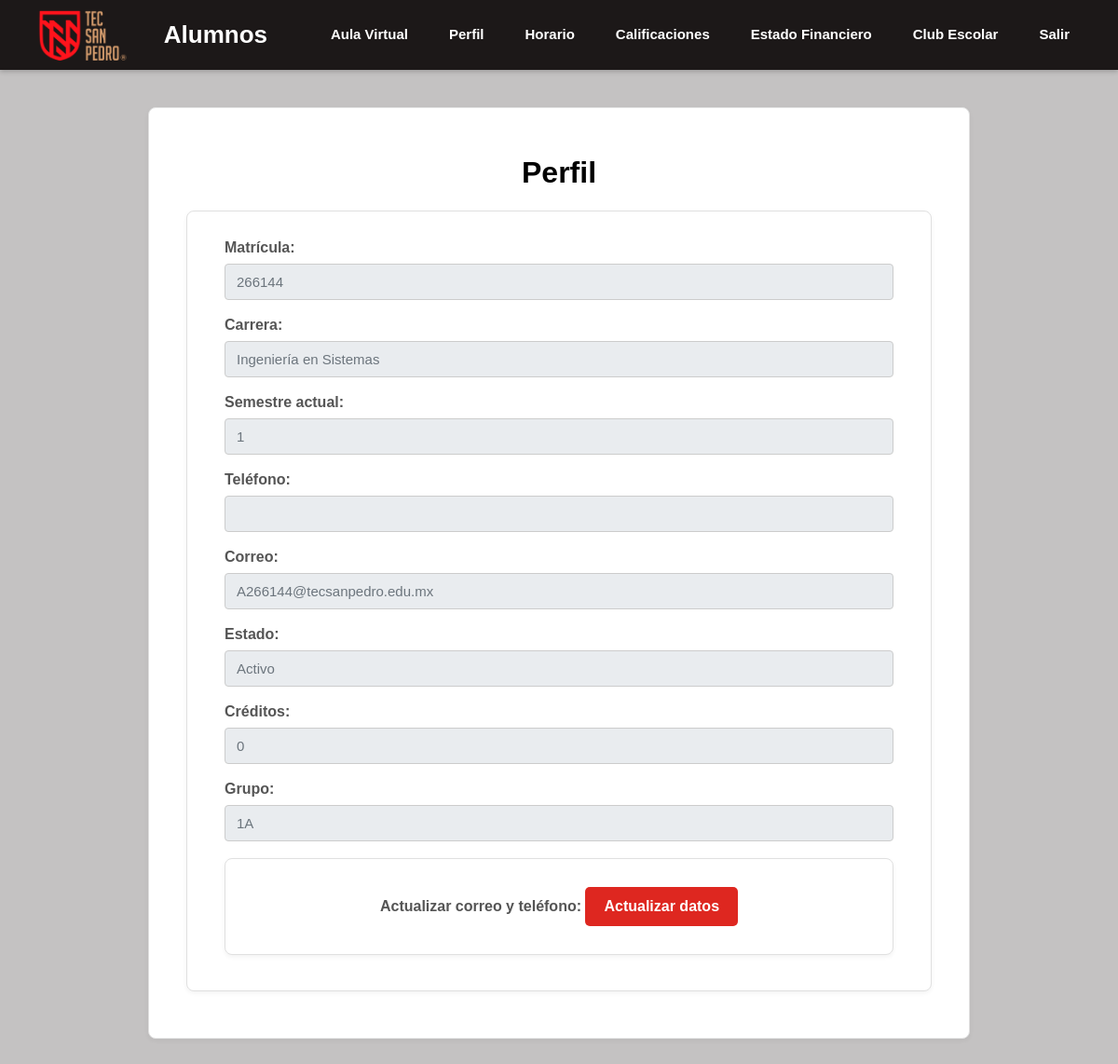
The page /alumnos/perfil.php (signed in) on the database its author committed.
### tables this page shows
CREATE TABLE IF NOT EXISTS `alumnos` (
  `id_alumno` int(11) NOT NULL AUTO_INCREMENT,
  `id_usuario` int(11) DEFAULT NULL,
  `matricula` int(11) DEFAULT NULL,
  `carrera` varchar(255) DEFAULT NULL,
  `semestre_actual` int(11) DEFAULT NULL,
  `telefono` varchar(10) DEFAULT NULL,
  `estatus` varchar(20) DEFAULT NULL,
  `creditos` int(11) DEFAULT NULL,
  `id_grupo` int(11) DEFAULT NULL,
  `id_horario` int(11) DEFAULT NULL,
  `nombre_completo` varchar(255) DEFAULT NULL,
  PRIMARY KEY (`id_alumno`),
  KEY `id_usuario` (`id_usuario`),
  KEY `idgrupo_fk` (`id_grupo`),
  KEY `idhorario_fk` (`id_horario`),
  CONSTRAINT `alumnos_ibfk_1` FOREIGN KEY (`id_usuario`) REFERENCES `usuarios` (`id_usuario`),
  CONSTRAINT `idgrupo_fk` FOREIGN KEY (`id_grupo`) REFERENCES `grupos` (`id_grupo`),
  CONSTRAINT `idhorario_fk` FOREIGN KEY (`id_horario`) REFERENCES `horarios` (`id_horario`)
);

CREATE TABLE IF NOT EXISTS `usuarios` (
  `id_usuario` int(11) NOT NULL AUTO_INCREMENT,
  `correo` varchar(255) DEFAULT NULL,
  `password` varchar(255) DEFAULT NULL,
  `rol` varchar(255) DEFAULT NULL,
  PRIMARY KEY (`id_usuario`)
);

CREATE TABLE IF NOT EXISTS `grupos` (
  `id_grupo` int(11) NOT NULL AUTO_INCREMENT,
  `id_ciclo` int(11) DEFAULT NULL,
  `nombre_grupo` varchar(10) DEFAULT NULL,
  PRIMARY KEY (`id_grupo`),
  KEY `id_ciclo` (`id_ciclo`),
  CONSTRAINT `grupos_ibfk_1` FOREIGN KEY (`id_ciclo`) REFERENCES `ciclos_escolares` (`id_ciclo`)
);

### alumnos/perfil.php (the view, shortened to what this page needs)
<?php
require '../conexion.php';
$id_logueado = $_SESSION['id_usuario'];
try {
    $stmt_perfil = $pdo->prepare("CALL consultar_perfil(?)");
    $stmt_perfil->execute([$id_logueado]);
    $perfil = $stmt_perfil->fetch(PDO::FETCH_ASSOC);
} catch (PDOException $e) {
    $error_message = "Error en el sistema: " . $e->getMessage();
    $perfil = false;
    $tiene_registro_ss = false;
}
?>
<!DOCTYPE html>
<body><html lang="es">
<head>
    <link rel="stylesheet" href="../style.css">
</head>
    <header>
        <div class="header-container">
            <img src="../img/logotec.png" alt="Instituto Tecnológico Superior de San Pedro">
            <h1>Alumnos</h1>
            <nav>
                <ul>
                    <li><a href="alumnos.php" class="active">Aula Virtual</a></li>
                    <li><a href="#">Perfil</a></li>
                    <li><a href="horarios.php">Horario</a></li>
                    <li><a href="calificaciones.php">Calificaciones</a></li>
                    <li><a href="finanzas.php">Estado Financiero</a></li>
                    <li><a href="club.php">Club Escolar</a></li>
                    <li><a href="../logout.php">Salir</a></li>
                </ul>
            </nav>
        </div>
    </header>
    <main class="main-content">
        <div class="form-container">
            <h1>Perfil</h1>
            <div class=" form-container form-group">
                <label>Matrícula:</label>
                <input type="text" id="matricula" name="matricula" value="<?php echo htmlspecialchars($perfil['matricula'] ?? ''); ?>" readonly>
                <br> <br>
                <label>Carrera:</label>
                <input type="text" id="carrera" name="carrera" value="<?php echo htmlspecialchars($perfil['carrera'] ?? '');?>" readonly>
                <br> <br>
                <label>Semestre actual:</label>
                <input type="text" id="semestre_actual" name="semestre_actual" value="<?php echo htmlspecialchars($perfil['semestre_actual'] ?? '');?>" readonly>
                <br> <br>
                <label>Teléfono: </label>
                <input type="text" id="telefono" name="telefono" value="<?php echo htmlspecialchars($perfil['telefono'] ?? '');?>" readonly>
                <br> <br>
                <label>Correo: </label>
                <input type="text" id="correo" name="correo" value="<?php echo htmlspecialchars($perfil['correo'] ?? '');?>" readonly>
                <br> <br>
                <label>Estado: </label>
                <input type="text" id="estatus" name="estatus" value="<?php echo htmlspecialchars($perfil['estatus'] ?? '');?>" readonly>
                <br> <br>
                <label>Créditos: </label>
                <input type="text" id="creditos" name="creditos" value="<?php echo htmlspecialchars($perfil['creditos'] ?? '');?>" readonly>
                <br> <br>
                <label>Grupo: </label>
                <input type="text" id="nombre_grupo" name="nombre_grupo" value="<?php echo htmlspecialchars($perfil['nombre_grupo'] ?? '');?>" readonly>
                <br> <br>
                <label class="form-container" style="text-align: center;">Actualizar correo y teléfono: <a class="btn-dashboard btn-opcion" href="actualizar.php">Actualizar datos</a></label>
            </div>
        </div>
    </main>
</body>
</html>

### style.css (style rules this page uses)
header { background-color: #1c1818; color: white; padding: 10px 40px; box-shadow: 0 2px 5px rgba(0, 0, 0, 0.2); }
.header-container { display: flex; justify-content: space-between; align-items: center; max-width: 1200px; margin: 0 auto; }
header h1 { margin: 0; font-size: 26px; }
nav ul { margin: 0; padding: 0; list-style: none; display: flex; align-items: center; }
nav li { margin-left: 20px; }
nav a { text-decoration: none; color: white; font-weight: bold; font-size: 15px; padding: 8px 12px; border-radius: 4px; transition: background-color 0.3s ease; }
.main-content { max-width: 1100px; margin: 40px auto; padding: 0 20px; }
.btn-dashboard { display: inline-block; text-decoration: none; color: white; padding: 12px 20px; border-radius: 5px; font-weight: bold; transition: background-color 0.3s ease; border-color: #1c1818; }
.btn-opcion { background-color: #de2720; }
.form-container { max-width: 800px; margin: 0 auto; background-color: #ffffff; border: 1px solid #e0e0e0; border-radius: 8px; box-shadow: 0 2px 5px rgba(0, 0, 0, 0.05); padding: 30px 40px; }
.form-group { margin-bottom: 20px; }
.form-group label { display: block; margin-bottom: 8px; font-weight: bold; color: #555; text-align: left; }
.form-group input[type="text"], .form-group input[type="password"], .form-group input[type="email"], .form-group input[type="number"], .form-group textarea { width: 100%; padding: 10px 12px; border: 1px solid #ccc; border-radius: 4px; box-sizing: border-box; font-size: 15px; }
.form-group input[readonly] { background-color: #e9ecef; cursor: not-allowed; color: #6c757d; }

### alumnos/perfil.php (style rules this page uses)
h1 { text-align: center; }
img { width: 100px; }
a { text-align: center; }
body { font-family: Arial, sans-serif; margin: 0; padding: 0; background-color: #c4c2c2; }

### rows shown on the page
alumnos: matricula "266144", carrera "Ingeniería en Sistemas", semestre_actual "1", correo "A266144@tecsanpedro.edu.mx", estatus "Activo", creditos "0", nombre_grupo "1A"
